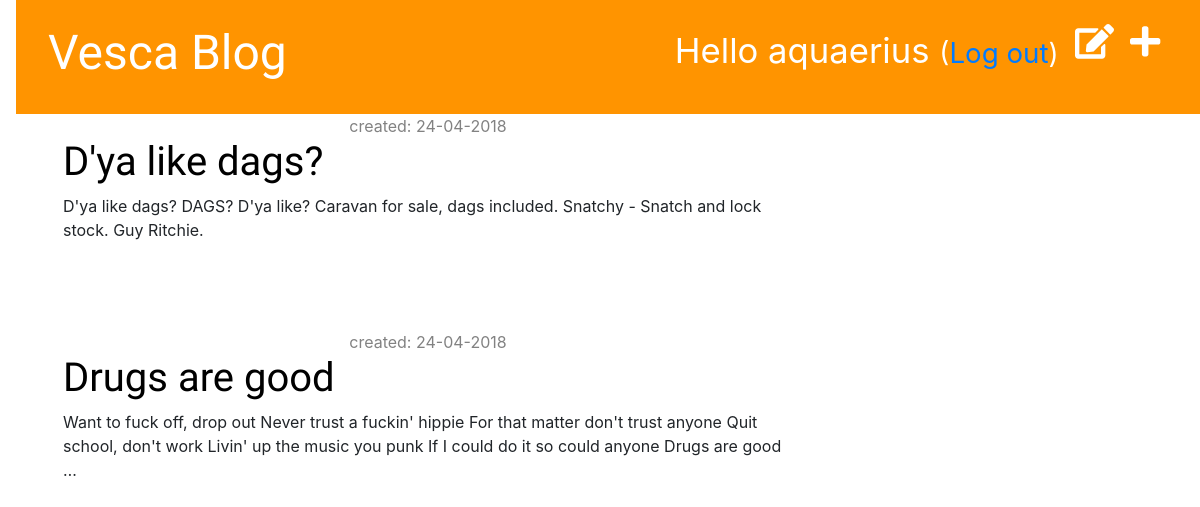
The app's page /blog/drafts/ (signed in), older data.
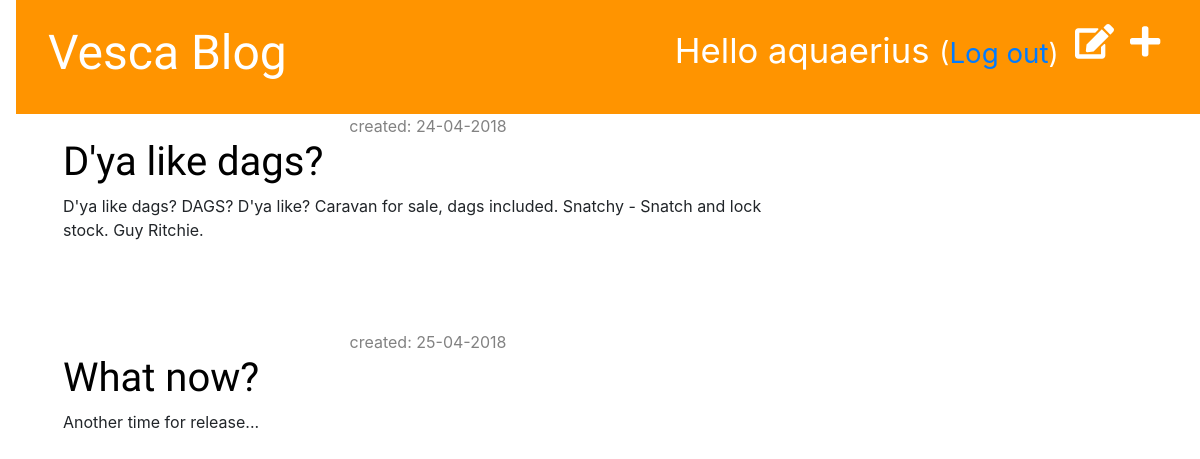
The same page, newer data.
### blog/models.py (models this page shows, shortened)
class Post(models.Model):
    author = models.ForeignKey('auth.User', on_delete = models.CASCADE)
    title = models.CharField(max_length = 200)
    text = models.TextField()
    created_date = models.DateTimeField(default = timezone.now)
    published_date = models.DateTimeField(blank = True, null = True)

### blog/views.py (the view)
@login_required
def post_draft_list(request):
	posts = Post.objects.filter(published_date__isnull=True).order_by('created_date')
	return render(request, 'blog/post_draft_list.html', {'posts':posts})

### blog/templates/blog/post_draft_list.html
{% extends 'blog/base.html' %}
{% block content %}
    {% for post in posts %}
        <div class="post">
            <p class="date">created: {{ post.created_date|date:'d-m-Y' }}</p>
            <h1><a href="{% url 'post_detail' pk=post.pk %}">{{ post.title }}</a></h1>
            <p>{{ post.text|truncatechars:200 }}</p>
        </div>
    {% endfor %}
{% endblock %}

Row changes from the older to the newer data that the page shows:
no longer on this page (row edited): Post: created_date "24-04-2018", title "Drugs are good", text "Want to fuck off, drop out Never trust a fuckin' hippie For that matter don't trust anyone Quit school, don't work Livin' up the music you punk If I could do it so could anyone Drugs are good …"
added Post: created_date "25-04-2018", title "What now?", text "Another time for release..."
